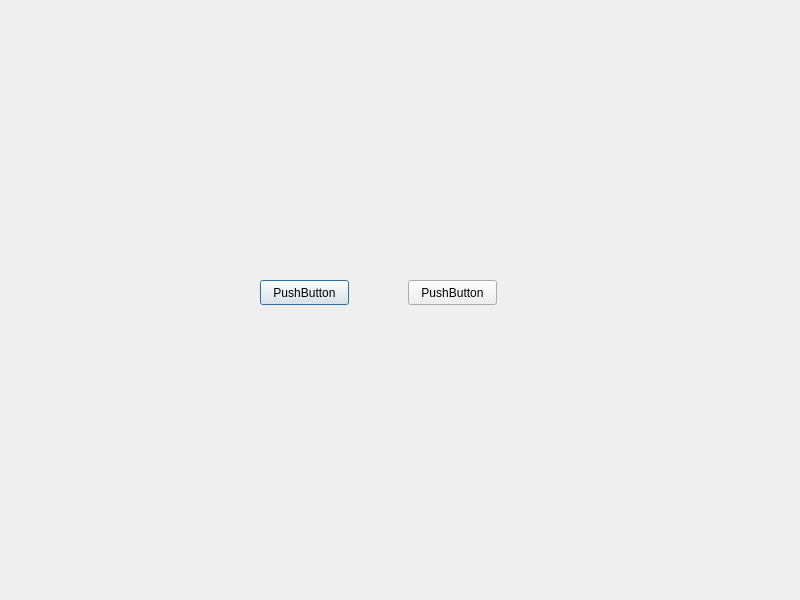
<?xml version="1.0" encoding="UTF-8"?>
<ui version="4.0">
 <class>Dialog</class>
 <widget class="QDialog" name="Dialog">
  <property name="geometry">
   <rect>
    <x>0</x>
    <y>0</y>
    <width>800</width>
    <height>600</height>
   </rect>
  </property>
  <property name="windowTitle">
   <string>Dialog</string>
  </property>
  <widget class="QPushButton" name="pushButton">
   <property name="geometry">
    <rect>
     <x>260</x>
     <y>280</y>
     <width>89</width>
     <height>25</height>
    </rect>
   </property>
   <property name="text">
    <string>PushButton</string>
   </property>
  </widget>
  <widget class="QPushButton" name="pushButton_2">
   <property name="geometry">
    <rect>
     <x>408</x>
     <y>280</y>
     <width>89</width>
     <height>25</height>
    </rect>
   </property>
   <property name="text">
    <string>PushButton</string>
   </property>
  </widget>
 </widget>
 <resources/>
 <connections/>
</ui>
